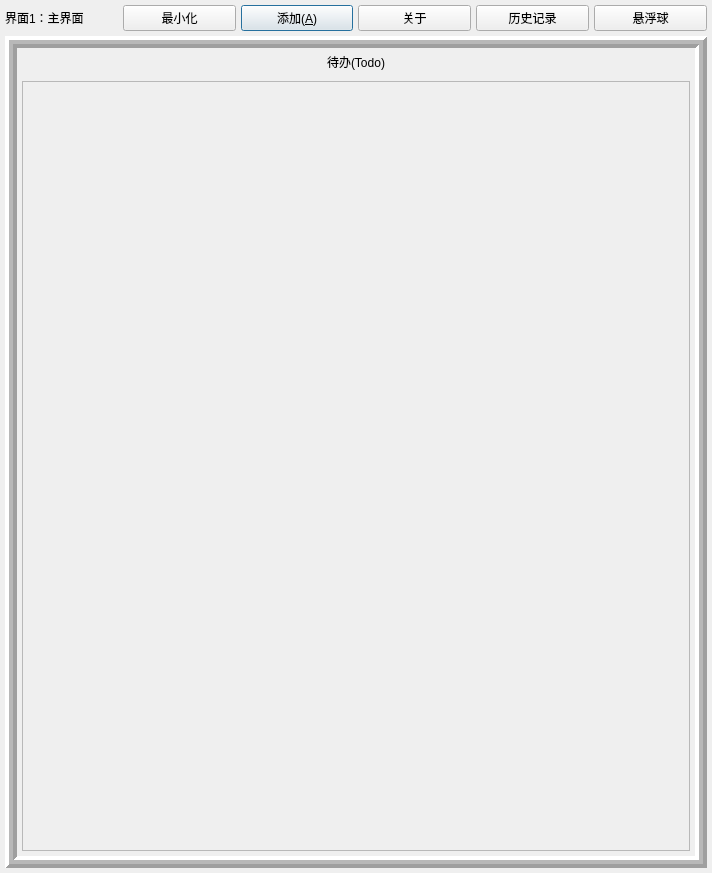
<?xml version="1.0" encoding="UTF-8"?>
<ui version="4.0">
 <class>Dialog</class>
 <widget class="QDialog" name="Dialog">
  <property name="geometry">
   <rect>
    <x>0</x>
    <y>0</y>
    <width>712</width>
    <height>873</height>
   </rect>
  </property>
  <property name="windowTitle">
   <string>主界面</string>
  </property>
  <layout class="QGridLayout" name="gridLayout_2">
   <property name="leftMargin">
    <number>5</number>
   </property>
   <property name="topMargin">
    <number>5</number>
   </property>
   <property name="rightMargin">
    <number>5</number>
   </property>
   <property name="bottomMargin">
    <number>5</number>
   </property>
   <property name="spacing">
    <number>5</number>
   </property>
   <item row="2" column="2">
    <widget class="QPushButton" name="pushButton">
     <property name="text">
      <string>添加(&amp;A)</string>
     </property>
    </widget>
   </item>
   <item row="2" column="3">
    <widget class="QPushButton" name="pushButton_2">
     <property name="text">
      <string>关于</string>
     </property>
    </widget>
   </item>
   <item row="2" column="5">
    <widget class="QPushButton" name="toSusbendBtn">
     <property name="text">
      <string>悬浮球</string>
     </property>
    </widget>
   </item>
   <item row="2" column="1">
    <widget class="QPushButton" name="pushButton_3">
     <property name="text">
      <string>最小化</string>
     </property>
     <property name="checkable">
      <bool>true</bool>
     </property>
    </widget>
   </item>
   <item row="3" column="0" colspan="6">
    <widget class="QFrame" name="frame">
     <property name="frameShape">
      <enum>QFrame::Box</enum>
     </property>
     <property name="frameShadow">
      <enum>QFrame::Raised</enum>
     </property>
     <property name="lineWidth">
      <number>4</number>
     </property>
     <property name="midLineWidth">
      <number>4</number>
     </property>
     <layout class="QGridLayout" name="gridLayout_3">
      <property name="leftMargin">
       <number>5</number>
      </property>
      <property name="topMargin">
       <number>5</number>
      </property>
      <property name="rightMargin">
       <number>5</number>
      </property>
      <property name="bottomMargin">
       <number>5</number>
      </property>
      <property name="spacing">
       <number>5</number>
      </property>
      <item row="2" column="0">
       <spacer name="verticalSpacer">
        <property name="orientation">
         <enum>Qt::Vertical</enum>
        </property>
        <property name="sizeType">
         <enum>QSizePolicy::Fixed</enum>
        </property>
        <property name="sizeHint" stdset="0">
         <size>
          <width>20</width>
          <height>5</height>
         </size>
        </property>
       </spacer>
      </item>
      <item row="0" column="0">
       <widget class="QLabel" name="label_3">
        <property name="maximumSize">
         <size>
          <width>16777215</width>
          <height>20</height>
         </size>
        </property>
        <property name="text">
         <string>待办(Todo)</string>
        </property>
        <property name="alignment">
         <set>Qt::AlignCenter</set>
        </property>
       </widget>
      </item>
      <item row="3" column="0">
       <widget class="QScrollArea" name="frame_2">
        <property name="widgetResizable">
         <bool>true</bool>
        </property>
        <widget class="QWidget" name="scrollAreaWidgetContents">
         <property name="geometry">
          <rect>
           <x>0</x>
           <y>0</y>
           <width>666</width>
           <height>755</height>
          </rect>
         </property>
        </widget>
       </widget>
      </item>
     </layout>
    </widget>
   </item>
   <item row="2" column="0">
    <widget class="QLabel" name="label">
     <property name="maximumSize">
      <size>
       <width>800</width>
       <height>800</height>
      </size>
     </property>
     <property name="text">
      <string>界面1：主界面</string>
     </property>
    </widget>
   </item>
   <item row="2" column="4">
    <widget class="QPushButton" name="pushButton_4">
     <property name="text">
      <string>历史记录</string>
     </property>
    </widget>
   </item>
  </layout>
 </widget>
 <resources/>
 <connections/>
</ui>
